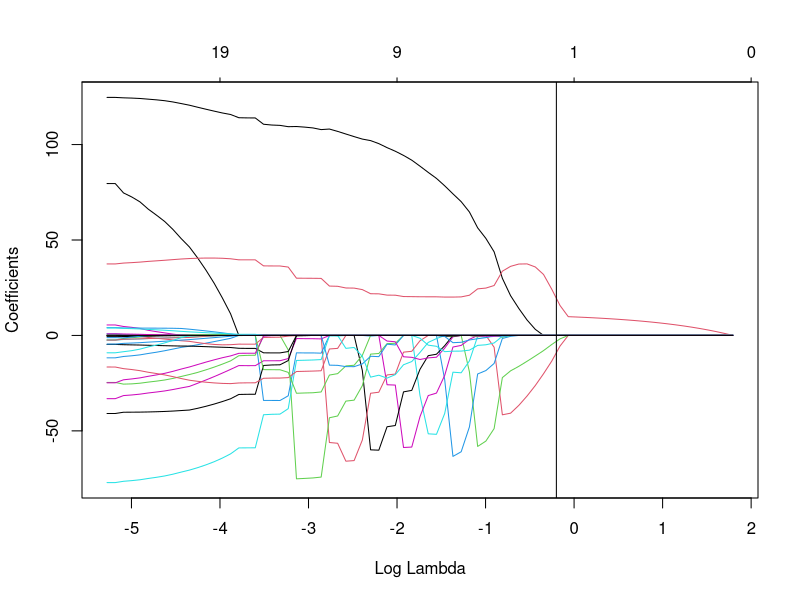
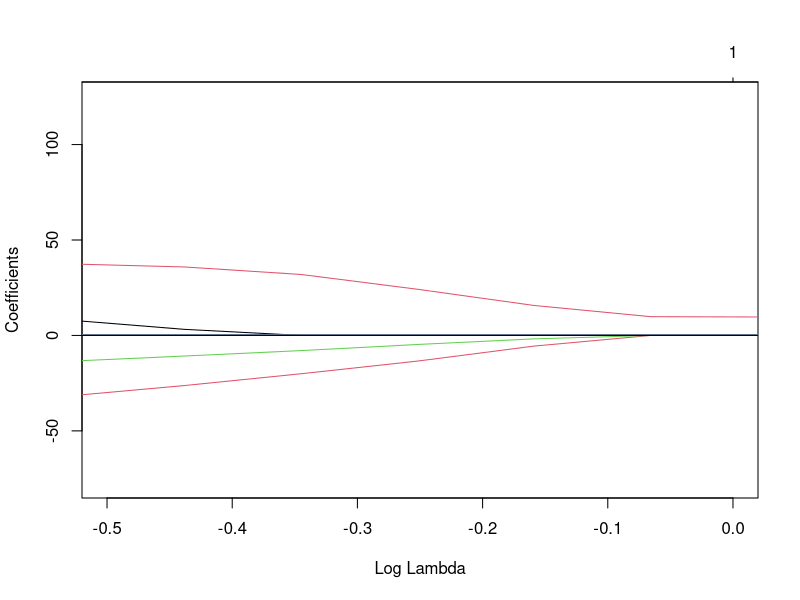
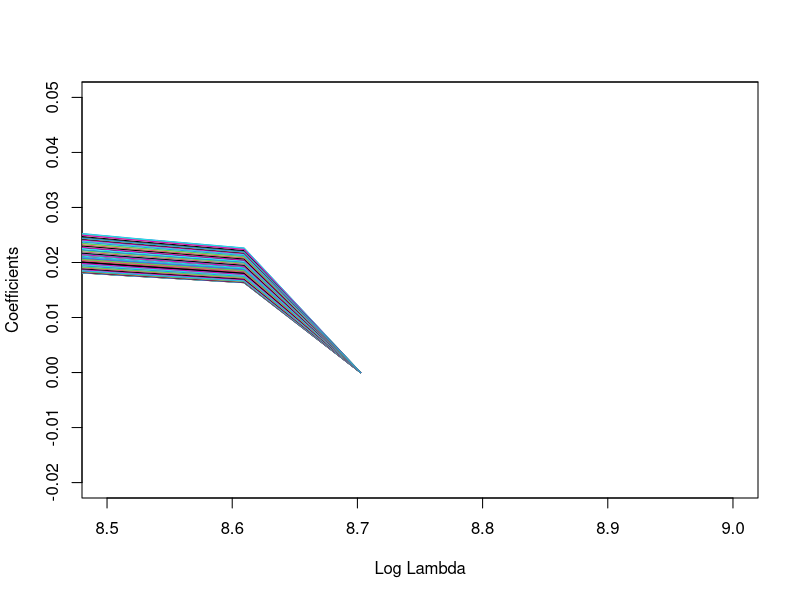
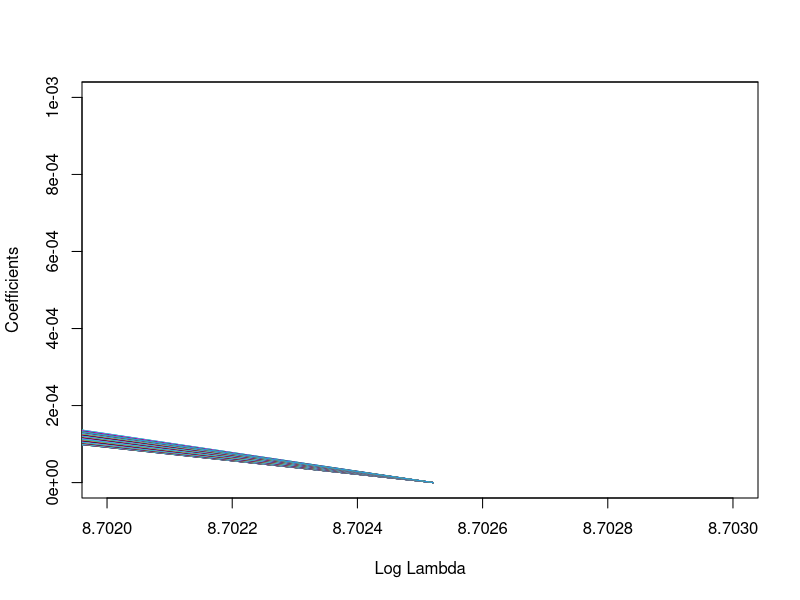
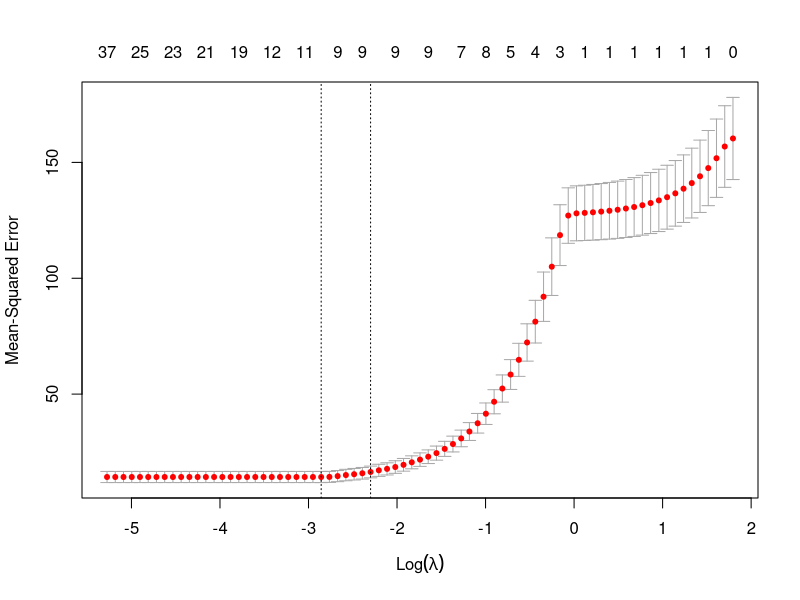
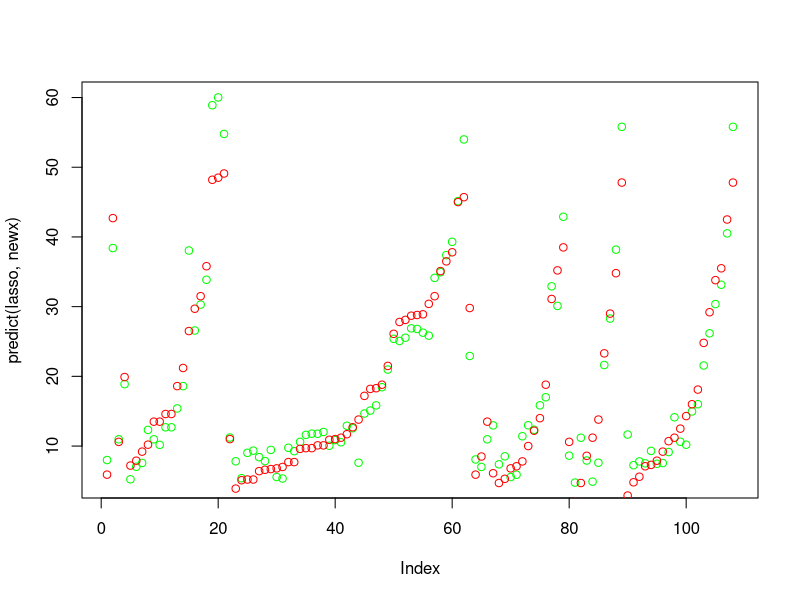

Generate these figures, in order, with R:
install.packages("glmnet")
install.packages("ggplot2")
install.packages("dplyr")

data = read.csv("tecator.csv")
library(dplyr)

# Divide data randomly into train and test (50/50) by using the codes from the
# lectures

set.seed(12345)
n = nrow(data)
id = sample(1:n, floor(n*0.5))
relData = data.frame(data[c(2:102)])
train = relData[id, ]
test = relData[-id, ]

# 1. Assume that Fat can be modeled as a linear regression in which absorbance
# characteristics (Channels) are used as features. Report the underlying
# probabilistic model, fit the linear regression to the training data and estimate
# the training and test errors. Comment on the quality of fit and prediction and
# therefore on the quality of model.
fit = lm(Fat~., data=train)
summary(fit)

# Estimate training Mean Squared Error(MSE)
train_MSE = mean((train$Fat - (predict(fit, train)))^2)
print(paste("MSE train: ", train_MSE))

# Estimate test MSE
test_MSE = mean((test$Fat - (predict(fit, test)))^2)
print(paste("MSE test: ", test_MSE))

# Bad quality! Overfitted!

# 2.
library(glmnet)
x = as.matrix(train%>%select(-Fat))
y = as.matrix(train%>%select(Fat))
lasso = glmnet(x, y, family="gaussian", alpha = 1)

#lasso = cv.glmnet(x, y, family="gaussian", alpha = 1)
plot(lasso, xvar = "lambda")
abline(v=-0.2)

# Cost function squared error p.g.a. att vi kör gaussion.

coef(lasso)
# Linear regression model: Fat = -12 + 9,7 * Channel41
# Cost function: min theta = MSE + lambda * (12+9)

# 3.
library(caret)
x = as.matrix(train%>%select(-Fat))
y = as.matrix(train%>%select(Fat))
lasso = glmnet(x, y, family="gaussian", alpha = 1)


plot(lasso, xvar="lambda", label=TRUE, xlim=c(-0.5,-0.00))

print(lasso)

# 4.
x = as.matrix(train%>%select(-Fat))
y = as.matrix(train%>%select(Fat))
lasso = glmnet(x, y, family="gaussian", alpha = 0)


plot(lasso, xvar="lambda", label=TRUE, xlim=c(8.5,9), ylim=c(-0.02,0.05))
# All variables goes to 0 at the same time. 
plot(lasso, xvar="lambda", label=TRUE, xlim=c(8.702,8.703), ylim=c(0,0.001))
print(lasso)


# 5.
 #först här ska cv användas
lassoCV = cv.glmnet(x, y, family="gaussian", alpha=1)
plot(lassoCV) # Biggger lambda, worse fit to training data.
coef(lassoCV, s="lambda.min") # 8 + intercept

log(lassoCV$lambda.min) #optimal lambda
nice = lassoCV$lambda.min # Optimal lambda = 0.057
# Less complex model that is less overfitted but performs as well as log lambda = -4.
lasso = glmnet(x, y, family="gaussian", alpha = 1, lambda = nice)

newx = as.matrix(test%>%select(-Fat))
newy = as.matrix(test%>%select(Fat))

plot(predict(lasso, newx), col = "green")
points(newy, col = "red")




